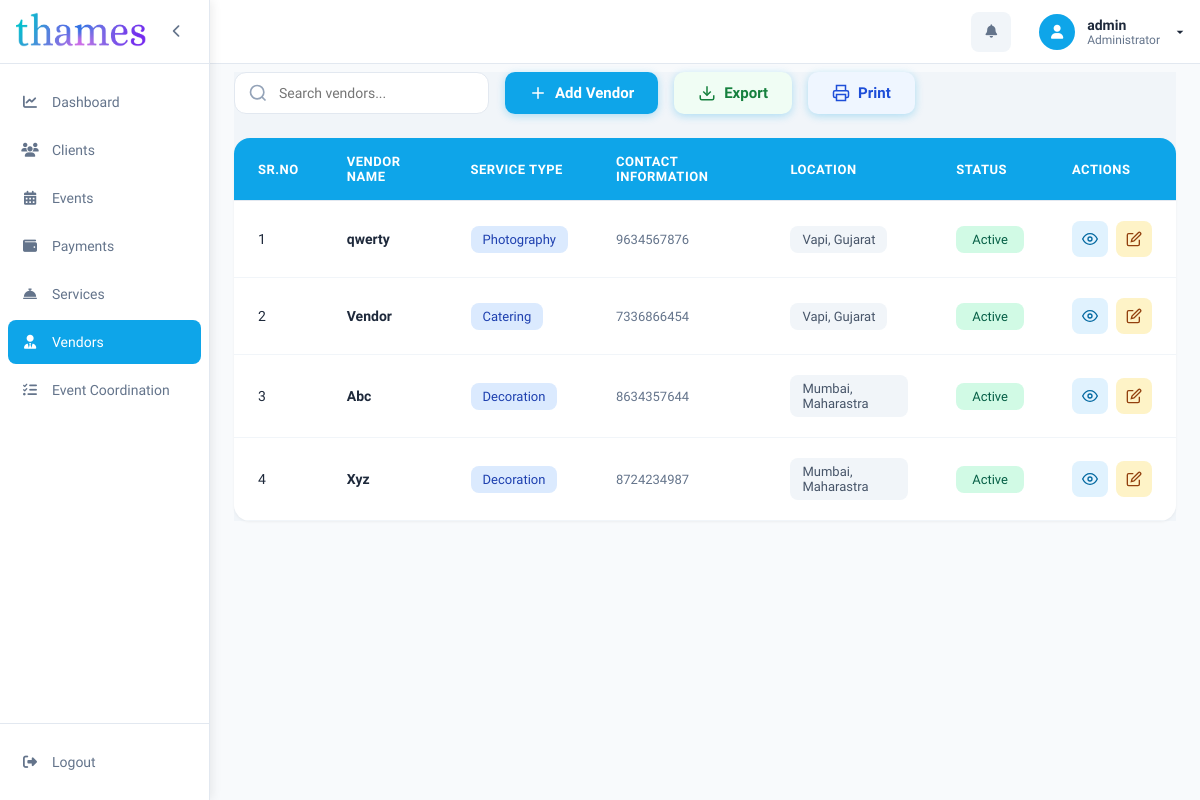
The app's page /vendors.php (signed in) with its own data.
### tables this page shows
CREATE TABLE `vendors` (
  `vendor_id` int(11) NOT NULL,
  `vendor_name` varchar(100) NOT NULL,
  `service_type` varchar(50) NOT NULL,
  `contact_phone` varchar(20) DEFAULT NULL,
  `address` varchar(200) DEFAULT NULL,
  `country` varchar(50) DEFAULT NULL,
  `state` varchar(50) DEFAULT NULL,
  `city` varchar(50) DEFAULT NULL,
  `status` enum('Active','Inactive') DEFAULT 'Active',
  `created_at` timestamp NOT NULL DEFAULT current_timestamp(),
  `updated_at` timestamp NOT NULL DEFAULT current_timestamp() ON UPDATE current_timestamp()
);

### vendors.php (the view, shortened to what this page needs)
<?php
include('config/db.php');
$vendors_query = "SELECT * FROM vendors ORDER BY vendor_id DESC";
$vendors_result = mysqli_query($conn, $vendors_query);
?>
<?php include 'includes/sidebar.php'; ?>
<div class="main-content">
    <div class="clients-container">
        <div class="page-header no-print">
            <div class="search-bar no-print">
                <svg xmlns="http://www.w3.org/2000/svg" viewBox="0 0 24 24" fill="none" stroke="currentColor" stroke-width="2">
                    <circle cx="11" cy="11" r="8" />
                    <path d="m21 21-4.35-4.35" />
                </svg>
                <input type="text" id="searchInput" placeholder="Search vendors...">
            </div>
            <button class="btn-add-client" onclick="openModal()">
                <svg xmlns="http://www.w3.org/2000/svg" viewBox="0 0 24 24" fill="currentColor">
                    <path d="M12 5v14m-7-7h14" stroke="white" stroke-width="2" stroke-linecap="round" />
                </svg>
                Add Vendor
            </button>
            <button class="btn-add-client" onclick="exportExcel()" style="background: #f0fdf4;
    color: #15803d;
    border-color: #bbf7d0;">
                <svg viewBox="0 0 24 24" fill="none" stroke="currentColor" stroke-width="2">
                    <path d="M21 15v4a2 2 0 01-2 2H5a2 2 0 01-2-2v-4" />
                    <polyline points="7 10 12 15 17 10" />
                    <line x1="12" y1="15" x2="12" y2="3" />
                </svg>
                Export
            </button>
            <button class="btn-add-client" onclick="printTable()" style="    background: #eff6ff;
    color: #1d4ed8;
    border-color: #bfdbfe;">
                <svg viewBox="0 0 24 24" fill="none" stroke="currentColor" stroke-width="2">
                    <polyline points="6 9 6 2 18 2 18 9" />
                    <path d="M6 18H4a2 2 0 01-2-2v-5a2 2 0 012-2h16a2 2 0 012 2v5a2 2 0 01-2 2h-2" />
                    <rect x="6" y="14" width="12" height="8" />
                </svg>
                Print
            </button>
        </div>
        <div class="table-container">
            <table class="clients-table">
                <thead>
                    <tr>
                        <th>Sr.no</th>
                        <th>Vendor Name</th>
                        <th>Service Type</th>
                        <th>Contact Information</th>
                        <th>Location</th>
                        <th>Status</th>
                        <th class="no-print">Actions</th>
                    </tr>
                </thead>
                <tbody>
                    <?php $sr = 1; ?>
                    <?php while ($vendor = mysqli_fetch_assoc($vendors_result)): ?>
                        <tr>
                            <td><?php echo $sr++ ?></td>
                            <td>
                                <div class="client-name"><?php echo htmlspecialchars($vendor['vendor_name']); ?></div>
                            </td>
                            <td>
                                <span class="service-badge"><?php echo htmlspecialchars($vendor['service_type']); ?></span>
                            </td>
                            <td>
                                <div class="contact-info">
                                    <div class="contact-item">
                                        <?php echo htmlspecialchars($vendor['contact_phone']); ?>
                                    </div>
                                </div>
                            </td>
                            <td>
                                <div class="location-badge">
                                    <?php echo htmlspecialchars($vendor['city'] . ', ' . $vendor['state']); ?>
                                </div>
                            </td>
                            <td>
                                <form method="POST" style="display: inline;">
                                    <button type="submit" name="toggle_status" class="btn-toggle <?php echo strtolower($vendor['status']); ?>">
                                        <?php echo $vendor['status']; ?>
                                    </button>
                                </form>
                            </td>
                            <td class="no-print">
                                <div class="action-buttons">
                                    <button class="btn-action view" onclick="viewVendor(<?php echo $vendor['vendor_id']; ?>)">
                                        <svg xmlns="http://www.w3.org/2000/svg" viewBox="0 0 24 24" fill="none" stroke="currentColor" stroke-width="2">
                                            <path d="M1 12s4-8 11-8 11 8 11 8-4 8-11 8-11-8-11-8z" />
                                            <circle cx="12" cy="12" r="3" />
                                        </svg>
                                    </button>
                                    <button class="btn-action edit" onclick="editVendor(<?php echo $vendor['vendor_id']; ?>)">
                                        <svg xmlns="http://www.w3.org/2000/svg" viewBox="0 0 24 24" fill="none" stroke="currentColor" stroke-width="2">
                                            <path d="M11 4H4a2 2 0 00-2 2v14a2 2 0 002 2h14a2 2 0 002-2v-7" />
                                            <path d="M18.5 2.5a2.121 2.121 0 013 3L12 15l-4 1 1-4 9.5-9.5z" />
                                        </svg>
                                    </button>
                                </div>
                            </td>
                        </tr>
                    <?php endwhile; ?>
                </tbody>
            </table>
        </div>
    </div>
</div>

### includes/sidebar.php (style rules this page uses)
:root { --sidebar-width: 210px; --sidebar-collapsed: 64px; --header-height: 64px; --primary: #0ea5e9; --primary-foreground: #ffffff; --background: #ffffff; --card: #ffffff; --foreground: #1e293b; --muted-foreground: #64748b; --accent: #f1f5f9; --border: #e2e8f0; --destructive: #ef4444; --destructive-light: rgba(239, 68, 68, 0.1); }
* { margin: 0; padding: 0; box-sizing: border-box; }
body { font-family: 'Lexend', sans-serif; background: #f8fafc; color: #1e293b; transition: margin-left 0.3s ease; margin-left: var(--sidebar-width); }
.main-content { padding: 24px; }

### vendors.php (style rules this page uses)
.clients-container { background: #f1f5f9; }
.page-header { display: flex; align-items: flex-start; gap: 1rem; }
.btn-add-client { display: flex; align-items: center; gap: 8px; background: #0ea5e9; color: white; padding: 12px 24px; border: none; border-radius: 10px; font-size: 15px; font-weight: 600; font-family: 'Lexend', sans-serif; cursor: pointer; transition: all 0.2s ease; box-shadow: 0 2px 8px rgba(14, 165, 233, 0.3); }
.btn-add-client svg { width: 18px; height: 18px; }
.search-bar { position: relative; margin-bottom: 24px; max-width: 400px; }
.search-bar input { width: 100%; padding: 12px 16px 12px 44px; border: 1px solid #e2e8f0; border-radius: 12px; font-size: 14px; font-family: 'Lexend', sans-serif; background: white; transition: all 0.2s ease; }
.search-bar svg { position: absolute; left: 14px; top: 50%; transform: translateY(-50%); width: 20px; height: 20px; color: #94a3b8; }
.table-container { overflow: auto; background: white; border-radius: 16px; box-shadow: 0 1px 3px rgba(0, 0, 0, 0.05); }
.clients-table { width: 100%; border-collapse: collapse; }
.clients-table thead { background: #0ea5e9; border-bottom: 1px solid #e2e8f0; }
.clients-table th { padding: 16px 24px; text-align: left; font-size: 13px; font-weight: 600; color: #ffffff; text-transform: uppercase; letter-spacing: 0.5px; }
.clients-table tbody tr { border-bottom: 1px solid #f1f5f9; transition: all 0.2s ease; }
.clients-table td { padding: 20px 24px; font-size: 14px; color: #1e293b; }
.client-name { font-weight: 600; color: #1e293b; }
.contact-info { display: flex; flex-direction: column; gap: 4px; }
.contact-item { display: flex; align-items: center; gap: 8px; font-size: 13px; color: #64748b; }
.location-badge { display: inline-flex; align-items: center; gap: 6px; padding: 6px 12px; background: #f1f5f9; border-radius: 8px; font-size: 13px; color: #475569; }
.service-badge { display: inline-flex; padding: 6px 12px; background: #dbeafe; color: #1e40af; border-radius: 8px; font-size: 13px; font-weight: 500; }
.btn-toggle { display: inline-block; padding: 6px 16px; border: none; border-radius: 8px; font-size: 13px; font-weight: 500; cursor: pointer; transition: all 0.2s ease; font-family: 'Lexend', sans-serif; }
.btn-toggle.active { background: #d1fae5; color: #065f46; }
.action-buttons { display: flex; gap: 8px; }
.btn-action { display: flex; align-items: center; justify-content: center; width: 36px; height: 36px; border: none; border-radius: 8px; cursor: pointer; transition: all 0.2s ease; }
.btn-action.view { background: #e0f2fe; color: #0369a1; }
.btn-action.edit { background: #fef3c7; color: #92400e; }
.btn-action svg { width: 16px; height: 16px; }

### records on screen
vendors: vendor_name "qwerty", service_type "Photography", contact_phone "9634567876", city+state "Vapi, Gujarat", status "Active"
vendors: vendor_name "Vendor", service_type "Catering", contact_phone "7336866454", city+state "Vapi, Gujarat", status "Active"
vendors: vendor_name "Abc", service_type "Decoration", contact_phone "8634357644", city+state "Mumbai, Maharastra", status "Active"
vendors: vendor_name "Xyz", service_type "Decoration", contact_phone "8724234987", city+state "Mumbai, Maharastra", status "Active"

### other values on screen
$username "admin"
